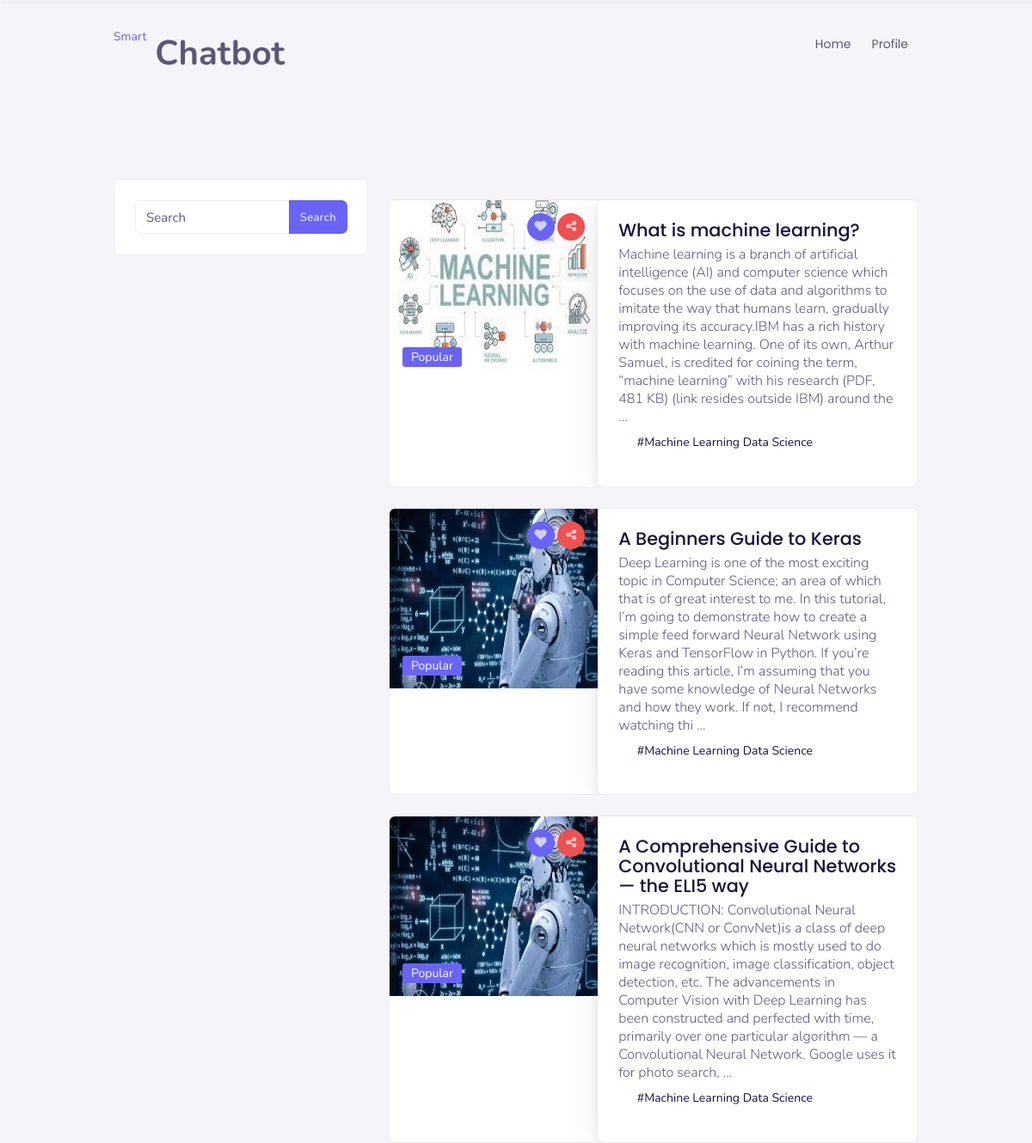
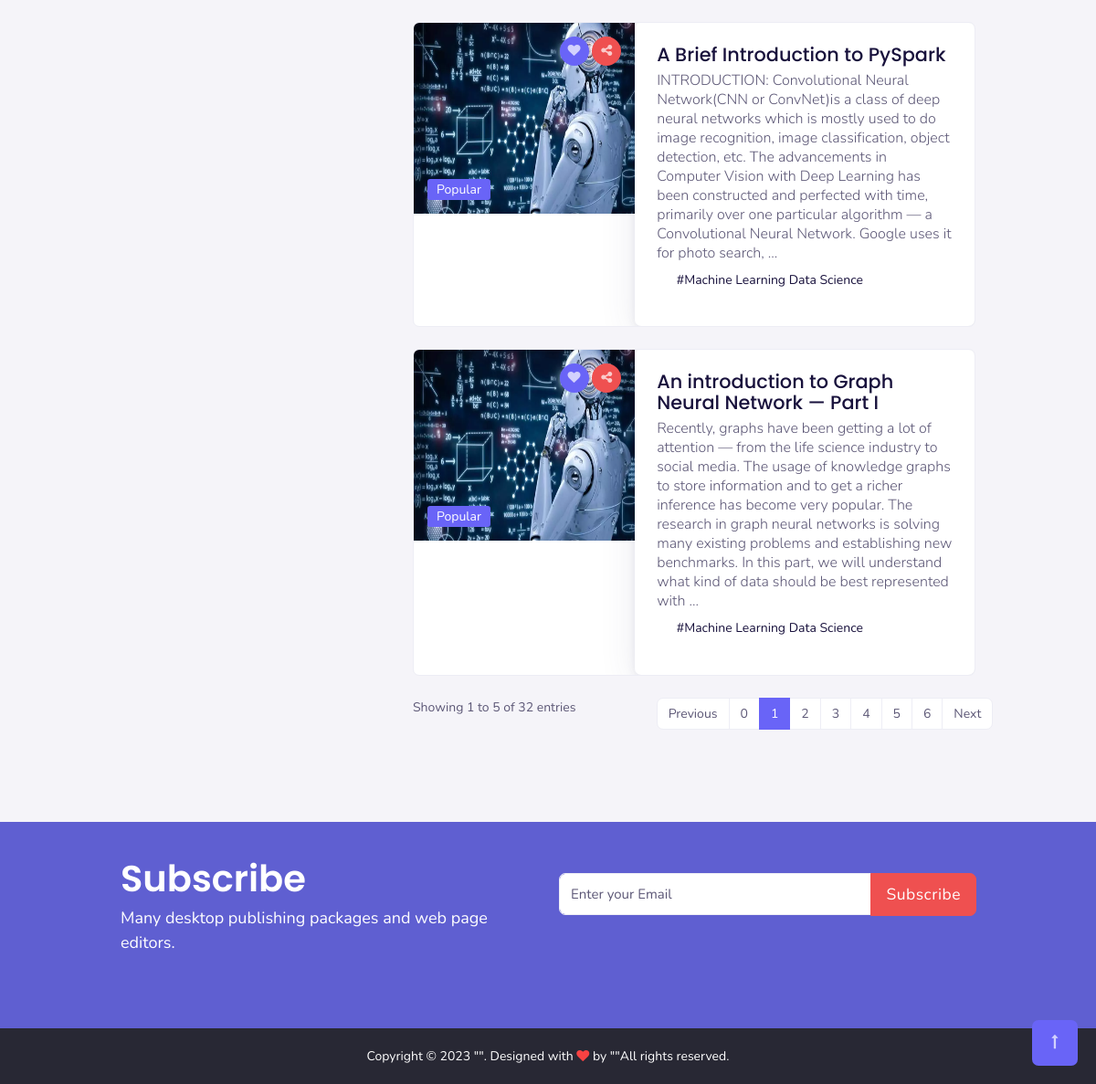
The page /categorie/2/0/ on the database its author committed (2 pictures, top to bottom).
### gestion_admin/models.py (models this page shows, shortened)
class Article(models.Model):
    title = models.CharField(max_length=100, null=False, unique=True)
    categorie = models.ForeignKey(Categorie, on_delete=models.CASCADE)
    recomendation = models.IntegerField(default=0)
    image = models.ImageField(upload_to="article/image", default="article/image/default.png")
    file = models.FileField(upload_to="article/file")
    description = models.TextField(max_length=400)
    date_created = models.DateTimeField(auto_now_add=True)
    class Meta:
        db_table = 'article'

class Categorie(models.Model):
    name = models.CharField(max_length=100, unique=True)
    date_creation = models.DateTimeField(auto_now_add=True)
    class Meta:
        db_table = 'categorie'
    def __str__(self):
        return self.name

### user/views.py (the view)
# urls.py: path('categorie/<int:id>', update_categorie, name='categorie_edit'),
def categorie(request,id,n):
    data = Article.objects.filter(categorie=id)
    if len(data) <= 5:
        myarticles = data
        context = {
            'articles' : myarticles,
            'n_t' : data.count(),
        }
    else:
        try:
            myarticles = data[n*5:(n+1)*5]
        except IndexError:
            myarticles = data[n*5:]
        if not (data.count() % 5):
            p = list(range(int(data.count()/5)))
        else:
            p = list(range(int(data.count()/5 + 1)))
        pos = int(myarticles[0].id/5)
        if n==0:
            n_p = 0
        else:
            n_p = n-1
        if n==p[-1]:
            n_n = n
        else:
            n_n = n+1
        context = {
            'articles' : myarticles,
            'n_t' : data.count(), 'p' : p, 'n' : n, 'n_p' : n_p, 'n_n' : n_n, 'pos' : pos
        }
    return render(request,'categorie.html', context)

### user/templates/categorie.html (shortened to what this page needs)
{% extends './element/main.html' %}
{% block content %}
<section class="sptb">
    <div class="container">
        <div class="row">
            <div class="col-xl-3 col-lg-4 col-md-12">
                <div class="card">
                    <div class="card-body">
                        <div class="input-group"> <input type="text" class="form-control br-ts-7 br-bs-7"
                                placeholder="Search">
                            <div class="input-group-text "> <button type="button"
                                    class="btn btn-primary br-te-7 br-be-7"> Search </button> </div>
                        </div>
                    </div>
                </div>
            </div>
            <div class="col-xl-9 col-lg-8 col-md-12">
                <div class="mb-lg-0">
                    <div class="">
                        <div class="item2-gl ">
                            <div class="tab-content item-list1">
                                <div class="tab-pane active" id="tab-11">
                                    {% for item in articles %}
                                        <div class="card overflow-hidden">
                                            <div class="d-md-flex">
                                                <div class="item-card9-img">
                                                    <div class="item-card9-imgs"> <a href="{% url 'article' item.id %}"></a> <img
                                                            src="{{ item.image.url }}" alt="img"
                                                            class="cover-image"> </div>
                                                    <div class="item-card9-icons"> <a href="{% url 'article' item.id %}"
                                                            class="item-card9-icons1 bg-primary"> <i
                                                                class="fa fa fa-heart"></i></a> <a href="javascript:void(0)"
                                                            class="item-card9-icons1 bg-secondary"> <i
                                                                class="fa fa fa-share-alt"></i></a> </div>
                                                    <div class="item-overly-trans"> <a href="{% url 'article' item.id %}"
                                                            class="bg-primary">Popular</a> </div>
                                                </div>
                                                <div class="card border-0 mb-0">
                                                    <div class="card-body ">
                                                        <div class="item-card9"> <a href="{% url 'article' item.id %}"
                                                                class="text-default-dark">
                                                                <h3 class="">{{ item.title }}</h3>
                                                            </a>
                                                            <p class="mb-0 mt-1 lead"> {{ item.description }} </p>
                                                            <div class="mt-2 mb-2">
                                                                <ul class="icon-card-1">
                                                                    <li class="me-3"><span class="fs-14"><i
                                                                                class="fa fa-briefcase me-1"></i>
                                                                           #{{item.categorie}}</span></li>
                                                                </ul>
                                                            </div>
                                                        </div>
                                                    </div>
                                                </div>
                                            </div>
                                        </div>
                                    {% endfor %}
                                    {% if n_t > 5 %}
                                        <div class="row">
                                            <div class="col-sm-12 col-md-5">
                                                <div class="dataTables_info" id="DataTables_Table_0_info" role="status" aria-live="polite">Showing 1 to {{articles|length}} of {{n_t}}
                                                    entries</div>
                                            </div>
                                            <div class="col-sm-12 col-md-7">
                                                <div class="dataTables_paginate paging_simple_numbers" id="DataTables_Table_0_paginate">
                                                    <ul class="pagination">
                                                        <li class="paginate_button page-item previous {% if articles.0.id == 1 %}disabled{% endif %}" id="DataTables_Table_0_previous"><a href="{% url 'articles' n_p %}" aria-controls="DataTables_Table_0" data-dt-idx="0" tabindex="0" class="page-link">Previous</a></li>
                                                        {% for item in p %}
                                                            <li class="paginate_button page-item {% if pos == item %}active{% endif %}"><a href="{% url 'articles' item %}" aria-controls="DataTables_Table_0" data-dt-idx="{{item}}" tabindex="0" class="page-link">{{item}}</a></li>
                                                        {% endfor %}
                                                        <li class="paginate_button page-item next {% if p|last == pos %}disabled{% endif %}" id="DataTables_Table_0_next"><a href="{% url 'articles' id n_n %}" aria-controls="DataTables_Table_0" data-dt-idx="3" tabindex="0" class="page-link">Next</a></li>
                                                    </ul>
                                                    <br>
                                                </div>
                                            </div>
                                        </div>
                                    {% endif %}
                                </div>
                            </div>
                        </div>
                    </div>
                </div>
            </div>
        </div>
    </div>
</section>
{% endblock content %}

### user/templates/element/main.html (shortened to what this page needs)
{% load static %}
<!DOCTYPE html>
<html>
    <head>
        <link rel="stylesheet" href="https://maxcdn.bootstrapcdn.com/bootstrap/4.0.0/css/bootstrap.min.css"
>
        <link rel="stylesheet" type="text/css" href="{% static 'css/style.css' %}">
        <link rel="stylesheet" type="text/css" href="{% static 'css/custom.css' %}">
        <link rel="stylesheet" type="text/css" href="{% static 'css/select2.css' %}">
        <link rel="stylesheet" type="text/css" href="{% static 'css/owl.carousel.css' %}">
        <link rel="stylesheet" type="text/css" href="{% static 'css/jquery.flexdatalist.css' %}">
        <link id="theme" rel="stylesheet" type="text/css" href="{% static 'css/color.css' %}">
        <link rel="stylesheet" href="https://cdnjs.cloudflare.com/ajax/libs/font-awesome/6.3.0/css/all.min.css">
        <link rel="stylesheet" href="https://cdnjs.cloudflare.com/ajax/libs/font-awesome/4.7.0/css/font-awesome.min.css">
        <link href="https://unpkg.com/aos@2.3.1/dist/aos.css" rel="stylesheet">
    </head>
    <body>
        <div class="header-main">
            {% include './navbar.html' %}
            {% block content %}{% endblock content %}
            {% include './footer.html' %}
        </div>
    </body>
</html>

### user/templates/element/navbar.html (shortened to what this page needs)
{% load static %}
<div class="horizontal-main header-style1  bg-dark-transparent clearfix">
    <div class="horizontal-mainwrapper container clearfix">
        <div class="desktoplogo">
            <a href="{% url 'home' %}"><span class="text-primary">Smart</span>
            </a>
        </div>
        <div class="desktoplogo custom-logo-name-desktop">Chatbot</div>
        <nav class="horizontalMenu clearfix d-md-flex">
            <ul class="horizontalMenu-list">
                {% if request.user.groups.all.0.name == 'user' %}
                   <li aria-haspopup="true" ><a href="{% url 'home' %}">Home</a> </li>
                    <li aria-haspopup="true">
                        <span class="horizontalMenu-click"><i class="horizontalMenu-arrow fa fa-angle-down "></i></span>
                        <a href="#" >Profile <span class="fe fe-chevron-down m-0"></span></a>
                        <ul class="sub-menu">
                            {% if request.user %}
                            <li><a href="{% url 'profile' %}"><i class="fa fa-user"></i>My account </a></li>
                            <li><a href="#"><i class="fa fa-sliders"></i> Settings</a></li>
                            <li><a href="{% url 'logout' %}"><i class="fa fa-light fa-power-off"></i>Log out</a></li>
                            {% else %}
                            <li> <a class="btn btn-primary" href="{% url 'register' %}">Register Now</a></li>
                        {% endif %}
                        </ul>
                    </li>
                {% else %}
                <li aria-haspopup="true" class="visible"><a href="{% url 'home' %}">Home</a> </li>
                <li aria-haspopup="true">
                    <a href="#" >Profile </a>
                </li>
            {% endif %}
            </ul>
        </nav>
    </div>
</div>
<br /><br />
<br /> <br />
<br /> <br />
<br /> <br />

### user/templates/element/footer.html (shortened to what this page needs)
{% load static %}
<section class="cover-image sptb bg-background-1">
    <div class="content-text mb-0">
        <div class="container">
            <div class="text-white">
                <div class="row">
                    <div class="col-lg-6">
                        <div class="mt-0">
                            <h1 class="mb-2 font-weight-semibold">Subscribe</h1>
                            <p class="fs-18 mb-0">Many desktop publishing packages and web page editors.</p>
                        </div>
                    </div>
                    <div class="col-lg-6">
                        <div class="mt-4">
                            <div class="input-group sub-input mt-1">
                                <input type="text" class="form-control input-lg  br-ts-7  br-bs-7"
                                    placeholder="Enter your Email">
                                <div class="input-group-text ">
                                    <button type="button" class="btn btn-secondary btn-lg br-te-7  br-be-7">
                                        Subscribe
                                    </button>
                                </div>
                            </div>
                        </div>
                    </div>
                </div>
            </div>
        </div>
    </div>
</section>
<a href="#top" id="back-to-top" style="display: inline;"><i class="fa fa-long-arrow-up"></i></a>
<div class="py-3 bg-dark">
    <div class="container">
        <div class="row d-flex">
            <div class="col-lg-12 col-sm-12  mt-2 mb-2 text-center text-white">
                Copyright © 2023 ""<a href="javascript:void(0)" class="fs-14 text-primary"></a>. Designed
                with <span class="fa fa-heart text-danger"></span> by  ""All rights reserved.
            </div>
        </div>
    </div>
</div>

### static/css/custom.css (style rules this page uses)
.custom-logo-name-desktop { font-weight:bold; font-size: 40px; margin-left: 10px !important; }

### static/css/color.css (style rules this page uses)
.btn-primary { color: #fff; background-color: #6964f7; border-color: #6964f7; }
.bg-primary { background-color: #6964f7 !important; }
.text-primary { color: #6964f7 !important; }
.page-item.active .page-link { background-color: #6964f7; border-color: #6964f7; }
#back-to-top { background: #6964f7; }
.header-main i, .header-icons-link .header-icons-link1 i { color: rgba(255, 255, 255, 0.7); }
.horizontal-main { background: transparent; padding: 20px 0; }
.bg-dark { background-color: #282834 !important; }
.bg-background-1:before, .banner1:before { background: rgba(58, 58, 199, 0.8) !important; }

### rows shown on the page
Article: image (picture), title "What is machine learning?", description "Machine learning is a branch of artificial intelligence (AI) and computer science which focuses on the use of data and algorithms to imitate the way that humans learn, gradually improving its accuracy.IBM has a rich history with machine learning. One of its own, Arthur Samuel, is credited for coining the term, “machine learning” with his research (PDF, 481 KB) (link resides outside IBM) around the ...", categorie "Machine Learning Data Science"
Article: image (picture), title "A Beginners Guide to Keras", description "Deep Learning is one of the most exciting topic in Computer Science; an area of which that is of great interest to me. In this tutorial, I’m going to demonstrate how to create a simple feed forward Neural Network using Keras and TensorFlow in Python. If you’re reading this article, I’m assuming that you have some knowledge of Neural Networks and how they work. If not, I recommend watching thi ...", categorie "Machine Learning Data Science"
Article: image (picture), title "A Comprehensive Guide to Convolutional Neural Networks — the ELI5 way", description "INTRODUCTION: Convolutional Neural Network(CNN or ConvNet)is a class of deep neural networks which is mostly used to do image recognition, image classification, object detection, etc. The advancements in Computer Vision with Deep Learning has been constructed and perfected with time, primarily over one particular algorithm — a Convolutional Neural Network. Google uses it for photo search, ...", categorie "Machine Learning Data Science"
Article: image (picture), title "A Brief Introduction to PySpark", description "INTRODUCTION: Convolutional Neural Network(CNN or ConvNet)is a class of deep neural networks which is mostly used to do image recognition, image classification, object detection, etc. The advancements in Computer Vision with Deep Learning has been constructed and perfected with time, primarily over one particular algorithm — a Convolutional Neural Network. Google uses it for photo search, ...", categorie "Machine Learning Data Science"
Article: image (picture), title "An introduction to Graph Neural Network — Part I", description "Recently, graphs have been getting a lot of attention — from the life science industry to social media. The usage of knowledge graphs to store information and to get a richer inference has become very popular. The research in graph neural networks is solving many existing problems and establishing new benchmarks. In this part, we will understand what kind of data should be best represented with ...", categorie "Machine Learning Data Science"

### other values the page prints
{{ articles|length }} "5"
{{ n_t }} "32"
{{ item }} "0" "1" "2" "3" "4" "5" "6"
